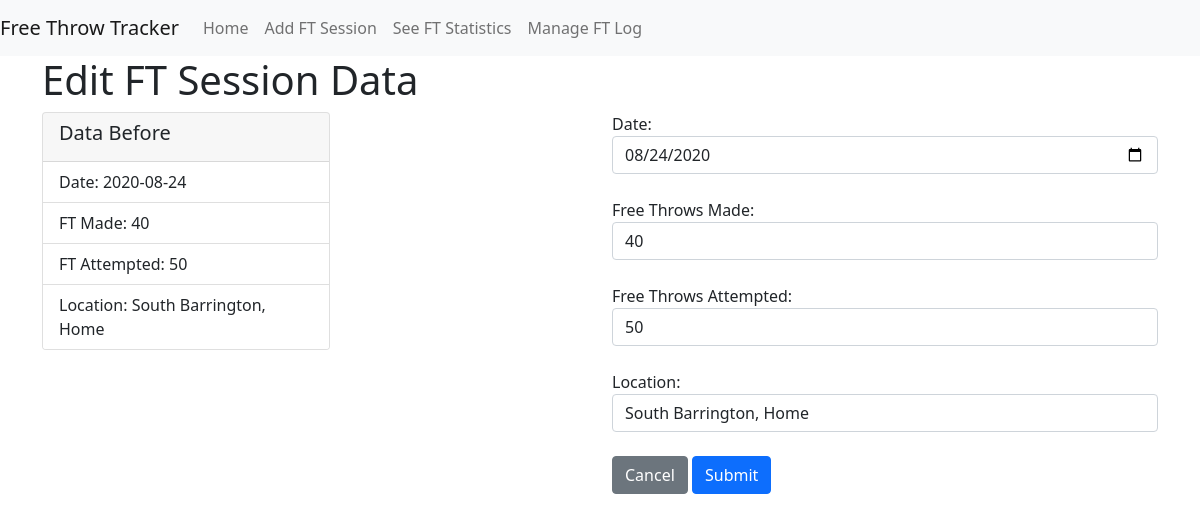
/edit/13, run on the app's committed database.
### tables this page shows
CREATE TABLE freethrowlog (
    id INTEGER PRIMARY KEY AUTOINCREMENT,
    sessionDate TEXT NOT NULL,
    ftMade INTEGER NOT NULL,
    ftAttempted INTEGER NOT NULL,
    locationName TEXT NOT NULL
    
);

### app.py (the view, shortened to what this page needs)
@app.route("/edit/<string:id>",methods=['POST','GET'])
def edit(id):
    if request.method == 'GET':
        conn = get_db_connection()
        cursor = conn.cursor()
        cursor.execute("SELECT * FROM freethrowlog WHERE ID=?", (id,))
        data = cursor.fetchall()
        cursor.close()
        conn.close()
        date = str(data[0]['sessionDate'])
        return render_template("edit.html", data=data, date=date)

### app.py (called while the page is built)
def get_db_connection():
    conn = sqlite3.connect('database.db')
    conn.row_factory = sqlite3.Row
    return conn

### templates/edit.html
{% extends 'base.html' %}
{% block content %}
    <div class="container">
        <div class="row">
            <h1>{% block title %} Edit FT Session Data {% endblock %}</h1>
            <div class="col">
                <div class="card" style="width: 18rem;">
                    <div class="card-header">
                        <h5>Data Before</h5>
                    </div>
                    <ul class="list-group list-group-flush">
                        <li class="list-group-item">Date: {{data[0]['sessionDate']}}</li>
                        <li class="list-group-item">FT Made: {{data[0]['ftmade']}}</li>
                        <li class="list-group-item">FT Attempted: {{data[0]['ftattempted']}}</li>
                        <li class="list-group-item">Location: {{ data[0]['locationName'] }}</li>
                    </ul>
                </div>
            </div>
            <div class="col">
                <form action="{{ url_for('edit', id=data[0]['id'])}}" method="post">
                    <div class="form-group col-sm-12">
                        <label for="date" >Date: </label>
                        <input type="date" class="form-control" id="date" name="date" value='{{data[0]["sessionDate"]}}'>
                    </div><br>
                    <div class="form-group col-sm-12">
                        <label for="ftmade">Free Throws Made: </label>
                        <input type="number" class="form-control" id="ftmade" name="ftmade" value='{{data[0]["ftmade"]}}'>
                    </div><br>
                    <div class="form-group col-sm-12">
                        <label for="ftmade">Free Throws Attempted: </label>
                        <input type="number" class="form-control" id="ftattempted" name="ftattempted" value='{{data[0]["ftattempted"]}}'>
                    </div><br>
                    <div class="form-group col-sm-12">
                        <label for="location">Location: </label>
                        <input type="text" class="form-control" id="location" name="location" value='{{data[0]["locationName"]}}'>
                    </div>
                    <br>
                    <a href='{{url_for("log")}}' class="btn btn-secondary" role="button">Cancel</a>
                    <button type="submit" class="btn btn-primary">Submit</button>
                </form>
            </div>
        </div>
    </div>
{% endblock %}

### data on the page
freethrowlog: sessionDate "2020-08-24", ftMade "40", ftAttempted "50", locationName "South Barrington, Home", date "08/24/2020", ftmade "40", ftattempted "50", location "South Barrington, Home"
